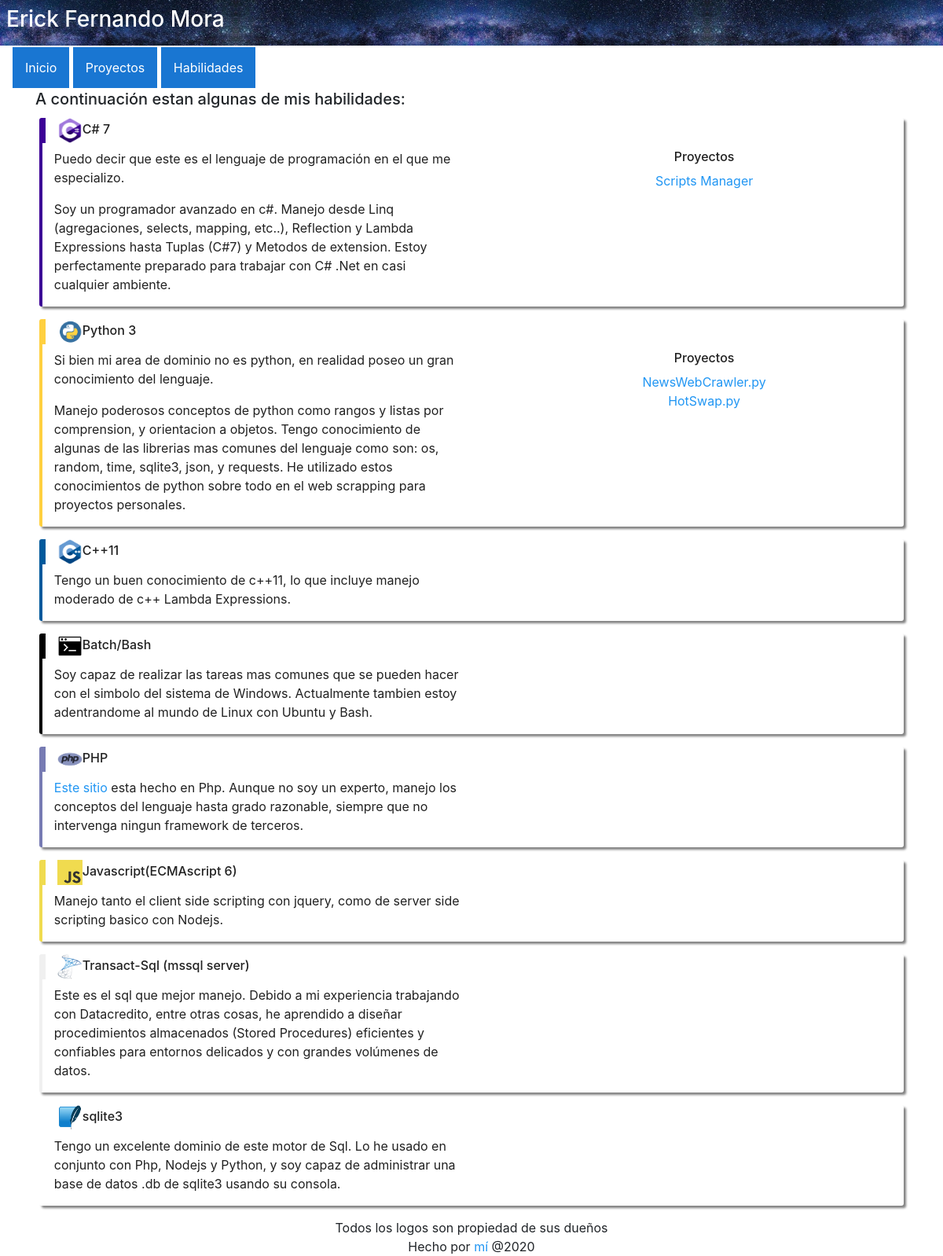
/habilities.php, run on the app's committed database.
### tables this page shows
CREATE TABLE Habilities(
    id integer primary key AUTOINCREMENT,
    topic text unique,
    color text,
    background text,
    icon text,
    title text not null,
    habilityDescription text
);

CREATE TABLE HabilitiesExamples(
    id integer primary key AUTOINCREMENT,
    idHability integer,
    title text not null,
    habilityViewUrl text,
    habilityExampleUrl text,
    habilityExampleDescription text
);

### connection.php (called while the page is built, shortened)
<?PHP
function query_as_array($query, $database = null){
    global $databaseName;
    $database = $database ?? $databaseName;
    try{
        $connection = new SQLite3($database);
        $data = $connection->query($query);
        $result = array();
        while($line = $data->fetchArray()){
            $l = array();
            $n = 0;
            foreach($line as $key => $value){
                $n+=1;
                if($n%2==0){
                    $l[$key] = $value;
                }
            }
            array_push($result, $l);
        }
        return $result;
    }catch(Exception $e){
        print($e);
    }
}
?>

### habilities.php (the view, shortened to what this page needs)
<?php
    require('connection.php');
?>
<!Doctype html>
<html>
    <?php include('./res/parts/head.php');?>
    <body>
        <?php
            include('./res/parts/header.php');
            include('./res/parts/nav.php');
        ?>
        <div class="container">
            <?PHP
                $data = query_as_array("select * from habilities;", "habilities.db");
            ?>
            <div class="row">
                <div class="col-12 h5">
                    A continuaci&oacute;n estan algunas de mis habilidades:
                </div>
            </div>
            <?PHP foreach($data as $dt):?>
            <div class="row bio-card"
                    style="<?PHP echo 'border-left: solid 0.3em '.$dt['background'];?>;"
            >
                <div class="col-12 h6"
                    style="<?PHP echo 'border-left: solid 0.3em '.$dt['background'];?>;"
                >
                    <?PHP
                        echo sprintf('<img style="width:2em; height:2em;" src="%s"/>', $dt['icon']);
                        echo $dt['topic'];
                    ?>
                </div>
                <?PHP
                    $habilityId = $dt['id'];
                    $query = sprintf("select * from HabilitiesExamples where idHability = %d;", $habilityId);
                    $examples = query_as_array($query, "habilities.db");
                    ?>
                    <div class="col-12 col-md-6">
                        <p><?PHP echo $dt['title'];?></p>
                        <p><?PHP echo $dt['habilityDescription'];?></p>
                    </div>
                    <div class="col-12 col-md-6 text-center"><ul>
                    <?PHP if($examples):?>
                        <div class="h6">Proyectos</div>
                    <?PHP endif;?>
                    <?PHP foreach($examples as $example){
                        printf(
                            '<div><a href="%s">%s</a></div>',
                            $example['habilityViewUrl'],
                            $example['title']
                            );
                            }?>
                    </ul></div>
            </div>
            <?PHP endforeach;?>
            <?PHP
                include("./res/parts/footer.php");
            ?>
        </div>
    </body>
</html>

### styles/main.css (style rules this page uses)
:root { --dark-primary-color: #1976D2; --default-primary-color: #2196F3; --light-primary-color: #BBDEFB; --text-primary-color: #FFFFFF; --accent-color: #03A9F4; --primary-text-color: #212121; --secondary-text-color: #757575; --divider-color: #BDBDBD; }
body { background:var(--text-primary-color); }
img { scale: 1; }
a { color: var(--default-primary-color); text-decoration: none; }
.bio-card { margin: 0.3em; margin-bottom: 1em; color: var(--primary-text-color); background: var(--text-primary-color); border-radius: 3px 3px; box-shadow: gray 3px 3px 3px; }

### data on the page
habilities: icon (picture), topic "C# 7", title "Puedo decir que este es el lenguaje de programación en el que me especializo.", habilityDescription "Soy un programador avanzado en c#. Manejo desde Linq (agregaciones, selects, mapping, etc..), Reflection y Lambda Expressions hasta Tuplas (C#7) y Metodos de extension. Estoy perfectamente preparado para trabajar con C# .Net en casi cualquier ambiente.", shows "Proyectos"
habilitiesexamples: title "Scripts Manager"
habilities: icon (picture), topic "Python 3", title "Si bien mi area de dominio no es python, en realidad poseo un gran conocimiento del lenguaje.", habilityDescription "Manejo poderosos conceptos de python como rangos y listas por comprension, y orientacion a objetos. Tengo conocimiento de algunas de las librerias mas comunes del lenguaje como son: os, random, time, sqlite3, json, y requests. He utilizado estos conocimientos de python sobre todo en el web scrapping para proyectos personales.", shows "Proyectos"
habilitiesexamples: title "NewsWebCrawler.py"
habilitiesexamples: title "HotSwap.py"
habilities: icon (picture), topic "C++11", title "Tengo un buen conocimiento de c++11, lo que incluye manejo moderado de c++ Lambda Expressions."
habilities: icon (picture), topic "Batch/Bash", title "Soy capaz de realizar las tareas mas comunes que se pueden hacer con el simbolo del sistema de Windows. Actualmente tambien estoy adentrandome al mundo de Linux con Ubuntu y Bash."
habilities: icon (picture), topic "PHP", title "Este sitio esta hecho en Php. Aunque no soy un experto, manejo los conceptos del lenguaje hasta grado razonable, siempre que no intervenga ningun framework de terceros."
habilities: icon (picture), topic "Javascript(ECMAscript 6)", title "Manejo tanto el client side scripting con jquery, como de server side scripting basico con Nodejs."
habilities: icon (picture), topic "Transact-Sql (mssql server)", title "Este es el sql que mejor manejo. Debido a mi experiencia trabajando con Datacredito, entre otras cosas, he aprendido a diseñar procedimientos almacenados (Stored Procedures) eficientes y confiables para entornos delicados y con grandes volúmenes de datos."
habilities: icon (picture), topic "sqlite3", title "Tengo un excelente dominio de este motor de Sql. Lo he usado en conjunto con Php, Nodejs y Python, y soy capaz de administrar una base de datos .db de sqlite3 usando su consola."
